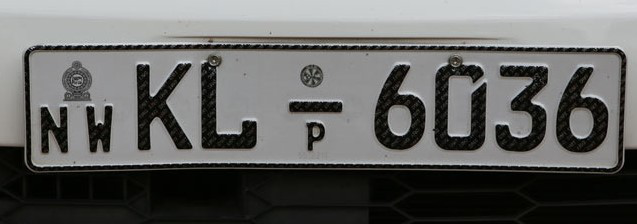
#> input picture FYP/ocr/New folder (2)/Opera(1).png, 637 x 224 px
$ python 'ocr pre processing.py'
#> lines starting #> are read from the running program, lines starting #| are printed output that depends on the picture; after the words box and inside, x2 and y2 are one past the last pixel; in counts of white or black regions, pixels touching at a corner belong together
#> in extract_num, img is the input picture: shape (224, 637, 3); mean B, G, R 98.1, 99.7, 99.4
import cv2
import numpy as np
import pytesseract

pytesseract.tesseract_cmd = r'C:\Users\Harithroo\AppData\Local\Programs\Tesseract-OCR\tesseract.exe'


# get grayscale image
def get_grayscale(image):
    return cv2.cvtColor(image, cv2.COLOR_BGR2GRAY)

# noise removal
def remove_noise(image):
    return cv2.medianBlur(image,5)

#thresholding
def thresholding(image):
    return cv2.threshold(image, 0, 255, cv2.THRESH_BINARY + cv2.THRESH_OTSU)[1]
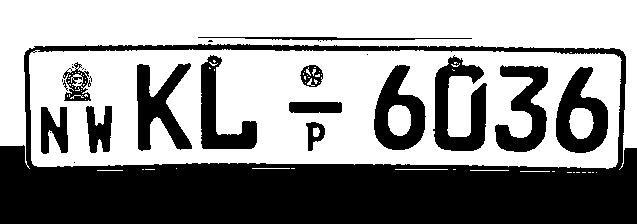
#> returned value: shape (224, 637); 57.7% white; 26 black regions (12 under 20 px), largest, box (x1, y1, x2, y2) and area: (0, 44, 637, 224) 42006, (433, 55, 487, 151) 2748, (137, 63, 192, 151) 2431

#dilation
def dilate(image):
    kernel = np.ones((5,5),np.uint8)
    return cv2.dilate(image, kernel, iterations = 1)
#> returned value: shape (224, 637); 67.7% white; 61 black regions (42 under 20 px), largest, box (x1, y1, x2, y2) and area: (0, 148, 637, 224) 35270, (437, 67, 484, 149) 1682, (558, 70, 606, 151) 1591
#> in remove_noise, `return cv2.medianBlur(image,5)`: returned value: shape (224, 637); 68.1% white; 11 black regions, largest, box (x1, y1, x2, y2) and area: (0, 148, 637, 224) 35272, (558, 70, 606, 151) 1592, (376, 67, 423, 148) 1544

#erosion
def erode(image):
    kernel = np.ones((5,5),np.uint8)
    return cv2.erode(image, kernel, iterations = 1)
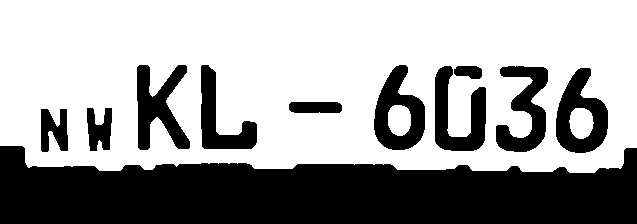
#> returned value: shape (224, 637); 62.9% white; 11 black regions, largest, box (x1, y1, x2, y2) and area: (0, 146, 637, 224) 36857, (556, 68, 608, 153) 2408, (137, 65, 190, 150) 2374

#opening - erosion followed by dilation
def opening(image):
    kernel = np.ones((5,5),np.uint8)
    return cv2.morphologyEx(image, cv2.MORPH_OPEN, kernel)
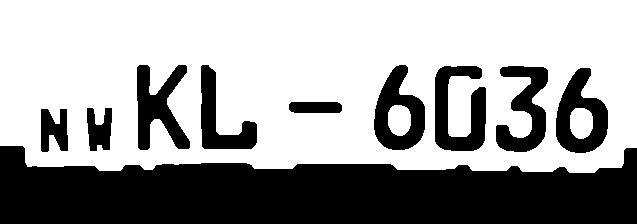
#> returned value: shape (224, 637); 62.8% white; 10 black regions, largest, box (x1, y1, x2, y2) and area: (0, 146, 637, 224) 36880, (435, 66, 486, 151) 2583, (556, 68, 608, 153) 2414

#canny edge detection
def canny(image):
    return cv2.Canny(image, 100, 200)

#skew correction
def deskew(image):
    coords = np.column_stack(np.where(image > 0))
    angle = cv2.minAreaRect(coords)[-1]
    if angle < -45:
        angle = -(90 + angle)
    else:
        angle = -angle
    (h, w) = image.shape[:2]
    center = (w // 2, h // 2)
    M = cv2.getRotationMatrix2D(center, angle, 1.0)
    rotated = cv2.warpAffine(image, M, (w, h), flags=cv2.INTER_CUBIC, borderMode=cv2.BORDER_REPLICATE)
    return rotated

#template matching
def match_template(image, template):
    return cv2.matchTemplate(image, template, cv2.TM_CCOEFF_NORMED)


def extract_num():
    myconfig = r"--psm 9 --oem 3"
    # image 1
    img = cv2.imread("Opera(1).png")

    img = get_grayscale(img)
    img = thresholding(img)
    img=dilate(img)
    img = remove_noise(img)
    img=erode(img)
    img = opening(img)

    # image 2
    img2 = cv2.imread("Opera(2).png")
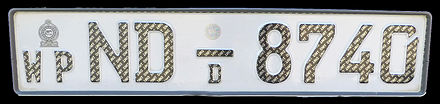
#> input picture FYP/ocr/New folder (2)/Opera(2).png, 440 x 104 px
#> img2 is the input picture: shape (104, 440, 3); mean B, G, R 151.4, 150.6, 148.8

    img2 = get_grayscale(img2)
#> in get_grayscale (call 2), `return cv2.cvtColor(image, cv2.COLOR_BGR2GRAY)`:
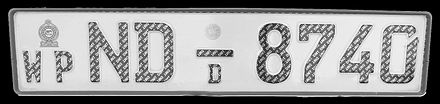
#> returned value: shape (104, 440); min 0, max 255, mean 150.2
    img2 = thresholding(img2)
#> in thresholding (call 2), `return cv2.threshold(image, 0, 255, cv2.THRESH_BINARY + cv2.THRESH_OTS..`:
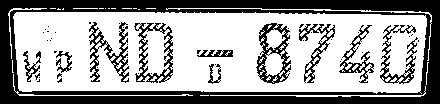
#> returned value: shape (104, 440); 62.8% white; 51 black regions (40 under 20 px), largest, box (x1, y1, x2, y2) and area: (0, 0, 440, 104) 12488, (256, 23, 291, 84) 815, (89, 22, 129, 83) 751
    img2 = opening(img2)
#> in opening (call 2), `return cv2.morphologyEx(image, cv2.MORPH_OPEN, kernel)`:
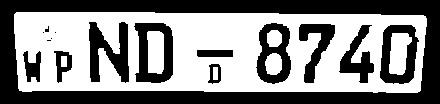
#> returned value: shape (104, 440); 52.7% white; 16 black regions (5 under 20 px), largest, box (x1, y1, x2, y2) and area: (0, 0, 440, 104) 13723, (89, 22, 129, 83) 1363, (134, 23, 173, 83) 1341


    text = pytesseract.image_to_string(img, config=myconfig)
    print(text)
    cv2.imshow("img", img)
    text2 = pytesseract.image_to_string(img2, config=myconfig)
    print(text2)
    cv2.imshow("img2", img2)
    cv2.waitKey(0)


extract_num()
#> (the call stopped at in extract_num, `text = pytesseract.image_to_string(img, config=myconfig)`: pytesseract is not available in this run)
